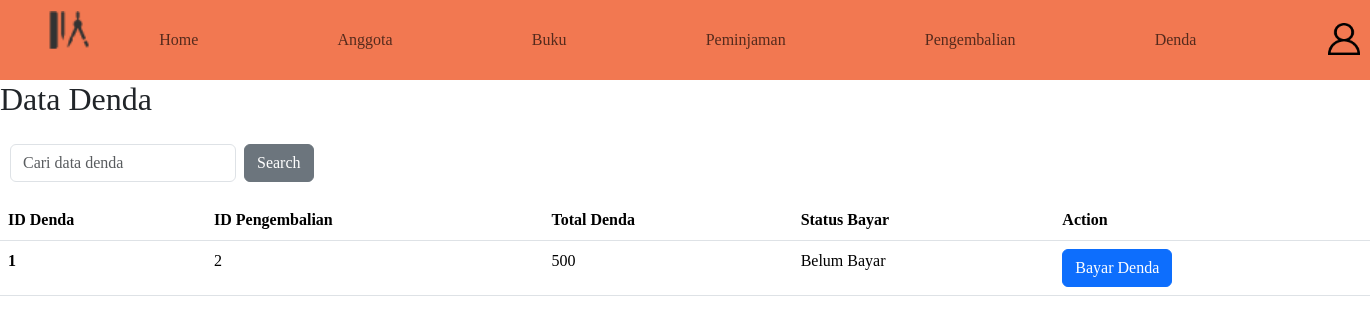
Page /denda.php on the earlier database version.
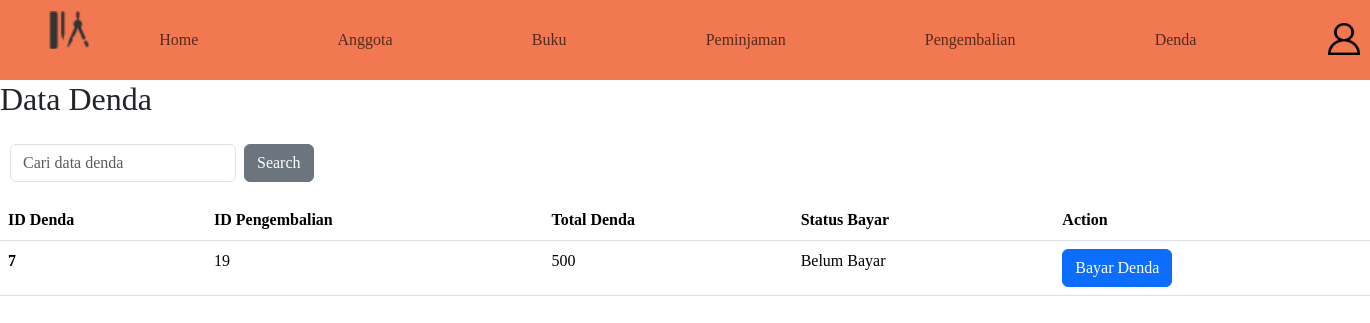
Same page on the later database version.
### tables this page shows
CREATE TABLE `denda` (
  `id_denda` int(11) NOT NULL,
  `id_pengembalian` int(11) NOT NULL,
  `total_denda` int(11) NOT NULL,
  `status_bayar` int(11) NOT NULL
);

### Model/m_denda.php (called while the page is built, shortened)
<?php
class m_denda{
    public function tampilDenda(){
        $query = "SELECT * from denda where status_bayar = 0";
        $db = new Database();
        $mysqli = $db->getConnection();
        $result = $mysqli->query($query);
        if($result){
            $data = array();
            while($row = $result->fetch_assoc()){
                $data[] = $row;
            }
            return $data;
        }else{
            return false;
        }
    }
}

### denda.php (the view, shortened to what this page needs)
<!DOCTYPE html>
<html lang="en">
<head>
    <link rel="stylesheet" href="https://cdn.jsdelivr.net/npm/bootstrap@5.3.2/dist/css/bootstrap.min.css">
    <link rel="stylesheet" href="https://cdn.jsdelivr.net/npm/bootstrap-icons@1.11.1/font/bootstrap-icons.css">
    <link rel="stylesheet" href="dendastyles.css">
</head>
<body>
    <?php
    include_once "layouts/navbar.php";
    ?>
    <h2>Data Denda</h2>
    <nav class="navbar navbar-white bg-white">
    <form class="d-flex justify-content-between custom-search-form" method="post" action="">
        <input class="form-control mr-sm-2" type="search" name="search_query" placeholder="Cari data denda" aria-label="Search">
        <button class="btn btn-outline-success custom-search-button" type="submit" style="margin-left: 0.5rem;">Search</button>
    </form>
</nav>
    <?php
include_once "Model/m_denda.php";
$dendaModel = new m_denda();
if ($_SERVER["REQUEST_METHOD"] == "POST") {
    $searchQuery = $_POST["search_query"];
    $dataDenda = $dendaModel->searchDenda($searchQuery);
} else {
    $dataDenda = $dendaModel->tampilDenda();
}
if ($dataDenda !== false) {
    echo '<table class="table">
            <thead>
                <tr>
                    <th scope="col">ID Denda</th>
                    <th scope="col">ID Pengembalian</th>
                    <th scope="col">Total Denda</th>
                    <th scope="col">Status Bayar</th>
                    <th scope="col">Action</th>
                </tr>
            </thead>
            <tbody>';
            foreach ($dataDenda as $row) {
              if ($row['status_bayar'] == 0) {
                  echo '<tr id="row_' . $row['id_denda'] . '">
                          <th scope="row">' . $row['id_denda'] . '</th>
                          <td>' . $row['id_pengembalian'] . '</td>
                          <td>' . $row['total_denda'] . '</td>
                          <td>' . ($row['status_bayar'] == 1 ? 'Sudah Bayar' : 'Belum Bayar') . '</td>
                          <td><button onclick="bayarDenda(' . $row['id_denda'] . ')" class="btn btn-primary">Bayar Denda</button></td>
                      </tr>';
              }
          }
    echo '</tbody></table>';
} else {
    echo '<p>Tidak ada data denda yang perlu ditampilkan.</p>';
}
?>
</body>
</html>

Differences in the rows shown:
removed denda: id_denda "1", id_pengembalian "2", total_denda "500", status_bayar "Belum Bayar"
added denda: id_denda "7", id_pengembalian "19", total_denda "500", status_bayar "Belum Bayar"
